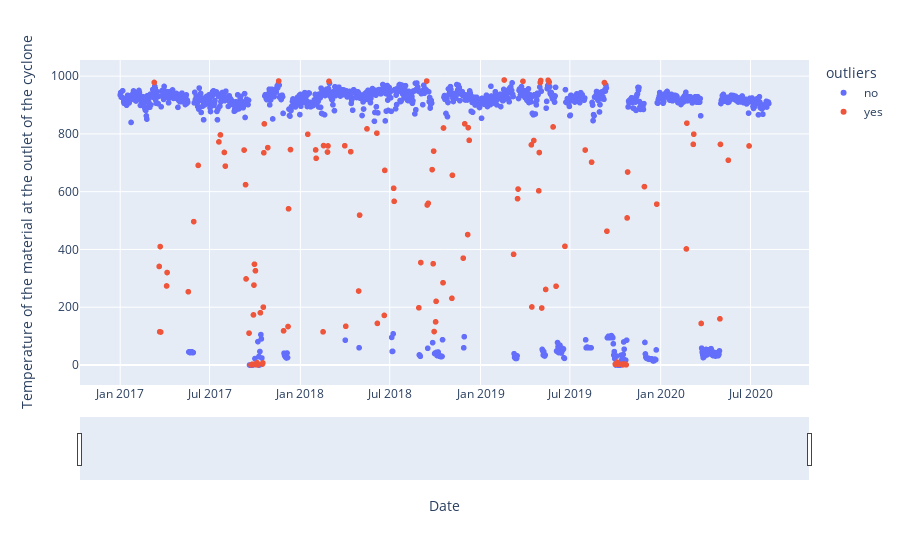

This figure's notebook cell:
### Code cell
from sklearn.ensemble import IsolationForest
import plotly.express as px
model =  IsolationForest(contamination=0.1)
model.fit(df[['Temperature of the material at the outlet of the cyclone']])
df['outliers']=pd.Series(model.predict(df[['Temperature of the material at the outlet of the cyclone']])).apply(lambda x: 'yes' if (x == -1) else 'no' )
df6=df.query('outliers=="yes"')
df6.to_csv(r"C:\Users\shaha\Desktop\Task\meterial_temp.csv")
fig = px.scatter(df.reset_index(), x='Date', y='Temperature of the material at the outlet of the cyclone', color='outliers')
fig.update_xaxes(rangeslider_visible=True,)
fig.show()
